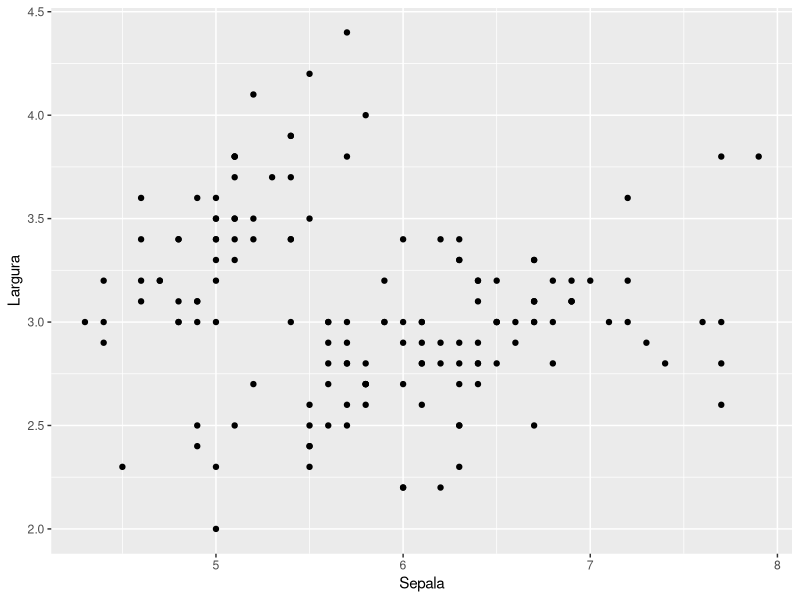

Here is the R script that generated this plot:
## ---- chunk 1
knitr::opts_chunk$set(echo = TRUE, message = FALSE, warning = F)
## ---- chunk 2
library(tidyverse)
## ---- chunk 3
library(tidyverse)
iris |> 
  ggplot(aes(x = Sepal.Length, y = Sepal.Width)) +
  geom_point() +
  labs( x= "Sepala", y = "Largura")
